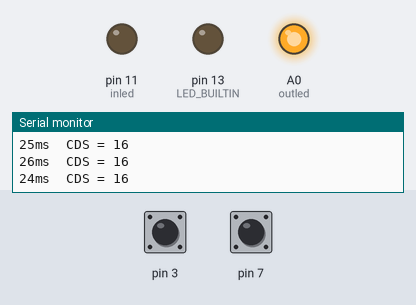
The sketch below on a simulated Arduino Uno, built with avr-gcc and run on an emulated ATmega328P. On the bench: output pins drawn as LEDs (lit = HIGH), the last lines printed to the serial monitor. Dashed ring = blinking. The test bench sets the inputs (shaded band); at power-on: pin 7 HIGH, pin 3 HIGH.

Above: at 1.2 s.
1.3 s: pin 7 pulled LOW for 1 s
At 2.1 s:
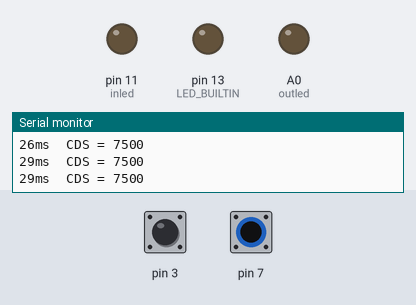
3.8 s: pin 7 pulled LOW for 0.15 s
At 4.7 s:
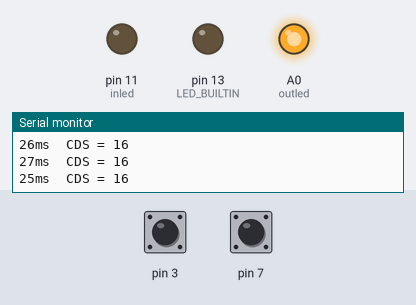
6.9 s: pin 3 pulled LOW for 1 s
10.9 s: pin 7 pulsed LOW 2 times (0.12 s each, 0.3 s apart)
At 11.14 s:
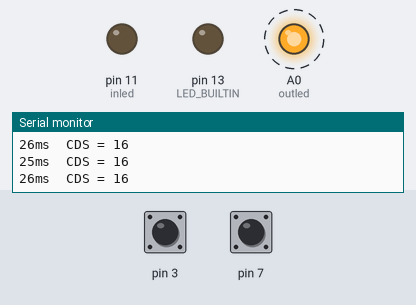
14.5 s: pin 3 pulled LOW for 0.15 s
17.6 s: pin 3 driven LOW
Timing chart, 0 to 20.6 s (numbered marks = the images above; inputs shaded):
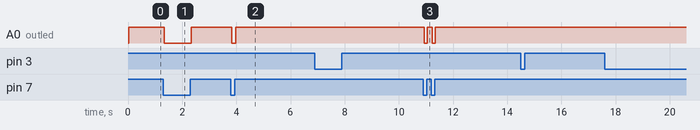

Measured:
- after the input at 1.3 s, A0 (outled): HIGH → LOW at once, → HIGH 1.0 s later
- after the input at 3.8 s, A0 (outled): HIGH → LOW at once, → HIGH 0.15 s later
- after the input at 10.9 s, A0 (outled): alternates HIGH for 0.19 s and LOW for 0.12 s, 4 changes in all, then stays HIGH, starting at once

The sketch:

__LEDXCDSX_____2.ino
```cpp
#include <CapacitiveSensor.h>
CapacitiveSensor cs_6_7 = CapacitiveSensor(6, 7);
CapacitiveSensor cs_2_3 = CapacitiveSensor(2, 3);

//6 = send, 7 = receive
//6, 7 = CDS를 장착한다.
//2, 3 = 스위치를 장착한다.

#include <SoftwareSerial.h>
SoftwareSerial bluetooth(9, 10);
//9 = RX, 10 = TX
//HC06으로 값 모니터링

int outled = A0;
int inled = 11;
int i;

void setup() {
  pinMode(LED_BUILTIN, OUTPUT);
  pinMode(outled, OUTPUT);  //육안으로 정성확인할 외부 LED
  pinMode(inled, OUTPUT); //미시광파 발생 실험용 LED
  Serial.begin(9600);
  bluetooth.begin(9600);
}

void loop() {
  digitalWrite(LED_BUILTIN, LOW); //아두이노 보드 LED OFF
  CSread();

}

void CSread() {

  long start = millis(); // 반응속도 체크

  unsigned long cs = cs_6_7.capacitiveSensor(50);  //분해능
  cs_6_7.set_CS_AutocaL_Millis(50); //자동으로 보정할 시간
  cs_6_7.set_CS_Timeout_Millis(500); // 반응속도 지연시 OL 설정
                                     // 500은 값 15만 부터 OL이다.
                                     // 42억 = 0L이다.

  unsigned long cs1 = cs_2_3.capacitiveSensor(50);
  cs_2_3.set_CS_AutocaL_Millis(50);
  cs_2_3.set_CS_Timeout_Millis(50); // 50은 값 1.5만부터 OL이다.

  bluetooth.print(millis() - start);
  bluetooth.print("ms");
  bluetooth.print("\t");
  bluetooth.print("CDS = ");
  bluetooth.println(cs);
  //bluetooth.print("터치 = ");
  //bluetooth.println(cs1);


  Serial.print(millis() - start);
  Serial.print("ms");
  Serial.print("\t");
  Serial.print("CDS = ");
  Serial.println(cs);
  //Serial.print("터치 = ");
  //Serial.println(cs1);


  if (cs > 100) {
    digitalWrite(outled, LOW);

  }

  if (cs < 100) {
    digitalWrite(outled, HIGH);
  }

  if (cs1 > 14000) {
    analogWrite(inled, 1);
    //analogWrite(inled, 10);
    //analogWrite(inled, 100);
    //LED를 미량만 방출한다.

  }
  if (cs1 < 14000) {
    analogWrite(inled, 0);
    //터치하면 LED 꺼짐
  }

  delay(1);
  //50ms 단위로 기록한다.
  //delayMicroseconds(10);
  //마이크로초 값 수집은 실패

}

  //값 380 = 10k옴
  //4500 = 10M옴
  //9800 = 20M옴
  //15000 = 30M옴
  //20000 = 40M옴
  //30000 = 50M옴
  //40000 = 60M옴
  //58000 = 70M옴
  //78000 = 80M옴
  //100000 = 90M옴
  //130000 = 100M옴
```
